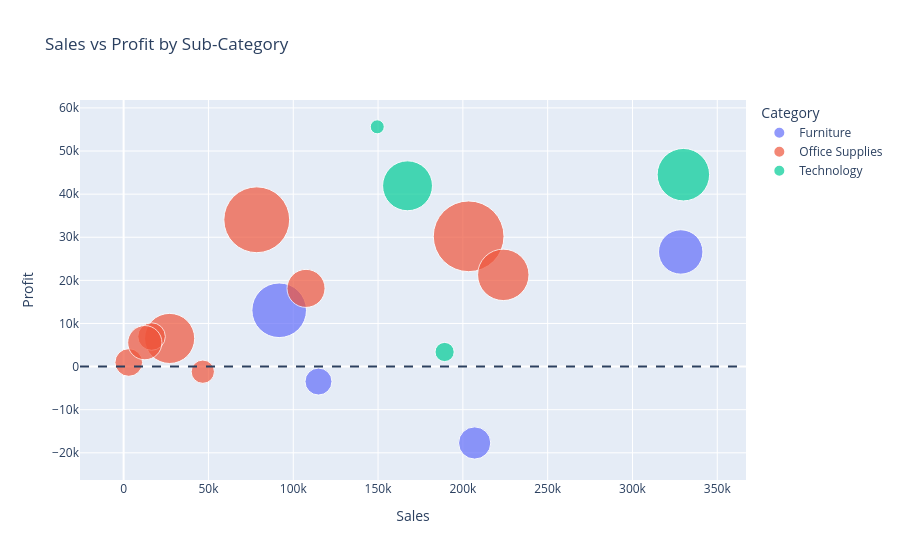

Notebook code cell kept with this figure:
### Markdown cell above
<h2> Interactive Category Performance </h2>

### Code cell
# Cell 26 — Interactive Category Performance

category_interactive = (
    df.groupby(["Category", "Sub-Category"])
      .agg(
          Sales=("Sales", "sum"),
          Profit=("Profit", "sum"),
          Quantity=("Quantity", "sum")
      )
      .reset_index()
)

fig = px.scatter(
    category_interactive,
    x="Sales",
    y="Profit",
    size="Quantity",
    color="Category",
    hover_name="Sub-Category",
    title="Sales vs Profit by Sub-Category",
    size_max=50
)

fig.add_hline(
    y=0,
    line_dash="dash"
)

fig.show()

### Figure 1 — Plotly figure (JSON) as saved in the notebook; plotly's stock layout.template omitted (floating-point values rounded to 4 significant figures)
{"data": [{"hovertemplate": "<b>%{hovertext}</b><br><br>Category=Furniture<br>Sales=%{x}<br>Profit=%{y}<br>Quantity=%{marker.size}<extra></extra>", "hovertext": ["Bookcases", "Chairs", "Furnishings", "Tables"], "legendgroup": "Furniture", "marker": {"color": "#636efa", "size": [868, 2356, 3563, 1241], "sizemode": "area", "sizeref": 2.39, "symbol": "circle"}, "mode": "markers", "name": "Furniture", "orientation": "v", "showlegend": true, "type": "scatter", "x": [114900.0, 328400.0, 91710.0, 207000.0], "xaxis": "x", "y": [-3473.0, 26590.0, 13060.0, -17730.0], "yaxis": "y"}, {"hovertemplate": "<b>%{hovertext}</b><br><br>Category=Office Supplies<br>Sales=%{x}<br>Profit=%{y}<br>Quantity=%{marker.size}<extra></extra>", "hovertext": ["Appliances", "Art", "Binders", "Envelopes", "Fasteners", "Labels", "Paper", "Storage", "Supplies"], "legendgroup": "Office Supplies", "marker": {"color": "#EF553B", "size": [1729, 3000, 5974, 906, 914, 1400, 5178, 3158, 647], "sizemode": "area", "sizeref": 2.39, "symbol": "circle"}, "mode": "markers", "name": "Office Supplies", "orientation": "v", "showlegend": true, "type": "scatter", "x": [107500.0, 27120.0, 203400.0, 16480.0, 3024.0, 12490.0, 78480.0, 223800.0, 46670.0], "xaxis": "x", "y": [18140.0, 6528.0, 30220.0, 6964.0, 949.5, 5546.0, 34050.0, 21280.0, -1189.0], "yaxis": "y"}, {"hovertemplate": "<b>%{hovertext}</b><br><br>Category=Technology<br>Sales=%{x}<br>Profit=%{y}<br>Quantity=%{marker.size}<extra></extra>", "hovertext": ["Accessories", "Copiers", "Machines", "Phones"], "legendgroup": "Technology", "marker": {"color": "#00cc96", "size": [2976, 234, 440, 3289], "sizemode": "area", "sizeref": 2.39, "symbol": "circle"}, "mode": "markers", "name": "Technology", "orientation": "v", "showlegend": true, "type": "scatter", "x": [167400.0, 149500.0, 189200.0, 330000.0], "xaxis": "x", "y": [41940.0, 55620.0, 3385.0, 44520.0], "yaxis": "y"}], "layout": {"legend": {"itemsizing": "constant", "title": {"text": "Category"}, "tracegroupgap": 0}, "shapes": [{"line": {"dash": "dash"}, "type": "line", "x0": 0, "x1": 1, "xref": "x domain", "y0": 0, "y1": 0, "yref": "y"}], "title": {"text": "Sales vs Profit by Sub-Category"}, "xaxis": {"anchor": "y", "domain": [0, 1], "title": {"text": "Sales"}}, "yaxis": {"anchor": "x", "domain": [0, 1], "title": {"text": "Profit"}}}}
